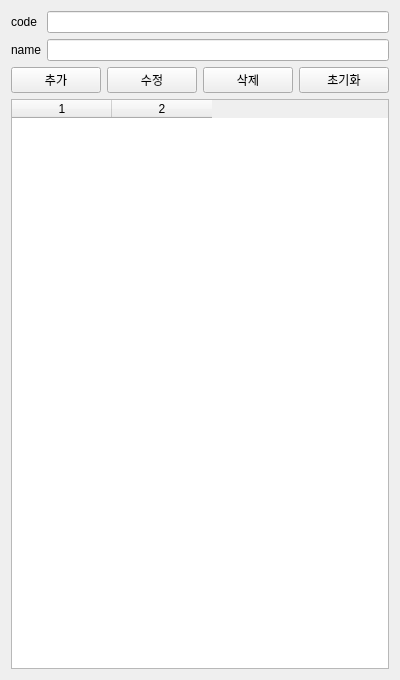
<?xml version="1.0" encoding="UTF-8"?>
<ui version="4.0">
 <class>Form</class>
 <widget class="QWidget" name="Form">
  <property name="geometry">
   <rect>
    <x>0</x>
    <y>0</y>
    <width>400</width>
    <height>680</height>
   </rect>
  </property>
  <property name="windowTitle">
   <string>product</string>
  </property>
  <layout class="QGridLayout" name="gridLayout_3">
   <item row="0" column="0">
    <layout class="QGridLayout" name="gridLayout_2">
     <item row="0" column="0">
      <layout class="QGridLayout" name="gridLayout">
       <item row="0" column="0">
        <layout class="QFormLayout" name="formLayout">
         <item row="0" column="0">
          <widget class="QLabel" name="lbl_code">
           <property name="text">
            <string>code</string>
           </property>
          </widget>
         </item>
         <item row="0" column="1">
          <widget class="QLineEdit" name="le_code"/>
         </item>
         <item row="1" column="0">
          <widget class="QLabel" name="lbl_name">
           <property name="text">
            <string>name</string>
           </property>
          </widget>
         </item>
         <item row="1" column="1">
          <widget class="QLineEdit" name="le_name"/>
         </item>
        </layout>
       </item>
       <item row="1" column="0">
        <layout class="QHBoxLayout" name="horizontalLayout">
         <item>
          <widget class="QPushButton" name="btn_insert">
           <property name="text">
            <string>추가</string>
           </property>
          </widget>
         </item>
         <item>
          <widget class="QPushButton" name="btn_update">
           <property name="text">
            <string>수정</string>
           </property>
          </widget>
         </item>
         <item>
          <widget class="QPushButton" name="btn_delete">
           <property name="text">
            <string>삭제</string>
           </property>
          </widget>
         </item>
         <item>
          <widget class="QPushButton" name="btn_init">
           <property name="text">
            <string>초기화</string>
           </property>
          </widget>
         </item>
        </layout>
       </item>
      </layout>
     </item>
     <item row="1" column="0">
      <widget class="QTableWidget" name="tableWidget">
       <property name="rowCount">
        <number>0</number>
       </property>
       <property name="columnCount">
        <number>2</number>
       </property>
       <column/>
       <column/>
      </widget>
     </item>
    </layout>
   </item>
  </layout>
 </widget>
 <resources/>
 <connections/>
</ui>
